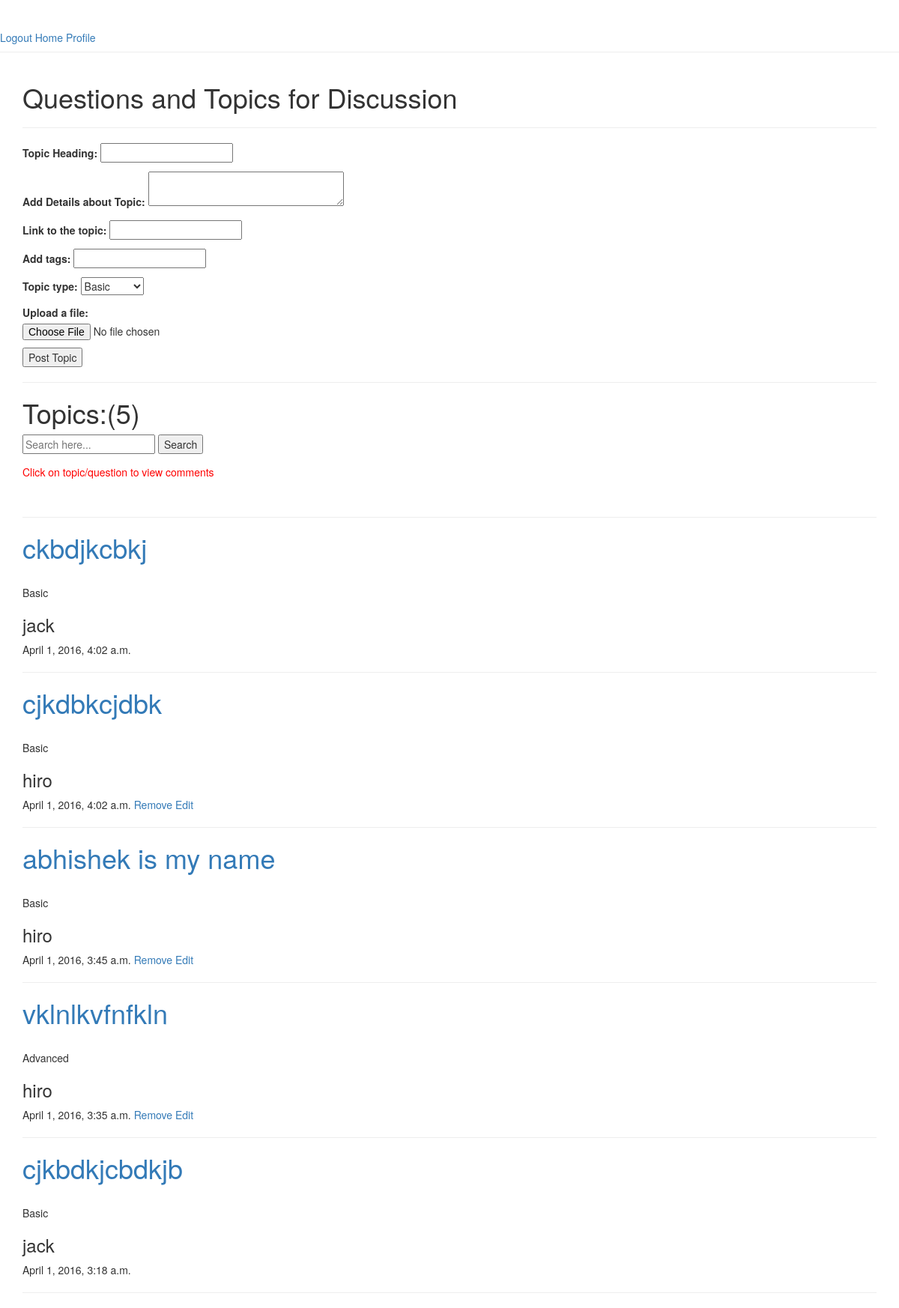
Screenshot of /codehub/topic/ (signed in) with the database file from the repository.
### app/models.py (models this page shows, shortened)
class CodehubTopicModel(models.Model):
    user = models.ForeignKey(User)
    topic_heading = models.CharField(max_length = 100)
    topic_detail = models.CharField(max_length = 200)
    topic_link = models.CharField(max_length = 100 )
    tags = models.CharField(max_length = 50)
    timeStamp = models.DateTimeField()
    topic_type = models.CharField(max_length = 10)
    file = models.FileField(upload_to = 'uploads/')

### app/views.py (the view)
    def wrapper(request,*args,**kwargs):
        if not request.user.is_authenticated():
            return redirect('login_view')
        return func(request,*args,**kwargs)

### app/forms.py
class CodehubTopicForm(forms.ModelForm):
    CHOICES = (('Basic', 'Basic'),('Advanced', 'Advanced'),)
    topic_heading = forms.CharField(label = 'Topic Heading',max_length = 100)
    topic_detail = forms.CharField(label = 'Add Details about Topic',widget = forms.Textarea(attrs = {'rows':'2','cols':'32'}),max_length = 200)
    topic_link = forms.URLField(label = 'Link to the topic',max_length = 100,required = False)
    tags = forms.CharField(label = 'Add tags',max_length = 100,required = True)
    topic_type = forms.ChoiceField(choices = CHOICES,required = True)
    file = forms.FileField(label = 'Upload a file:',required=False)
    class Meta:
        model = CodehubTopicModel
        fields = ['topic_heading','topic_detail','topic_link','tags','topic_type','file']

### app/views.py (called while the page is built)
def loginRequired(func):
    def wrapper(request,*args,**kwargs):
        if not request.user.is_authenticated():
            return redirect('login_view')
        return func(request,*args,**kwargs)
    return wrapper

### app/templates/codehub/topic.html (shortened to what this page needs)
{% extends 'base.html' %}
{% block content %}
<h1>Questions and Topics for Discussion</h1>
<hr/>
<form method="post" enctype="multipart/form-data">
{{ form.as_p }}
<input type='submit' name='submitTopic' value= 'Post Topic'/>
</form>
<hr/>
<h1>Topics:<span>(</span>{{ topics.count }}<span>)</span></h1>
<form method='post' action = '/codehub/topic/search_topic/'>
<input type='text' name = 'search_str' placeholder = 'Search here...'/>
<input type='submit' name='seachTopic' value = 'Search'/>
</form>
<p style='color:red'>Click on topic/question to view comments</p><br/>
<hr/>
<div id = 'topicDisplaySec'>
{% for topic in topics %}
    <h1><a href = "{% url 'comment_on_topic' topic.id %}">{{ topic.topic_heading }}</a></h1>
    <a href = "{{ topic.topic_link }}">{{ topic.topic_link }}</a><br/>
      {{ topic.topic_type }}
    <h3>{{ topic.user.username }}</h3>
      {{ topic.timeStamp }}
    {% if topic.user.username == user.username %}
    <a href = "{% url 'remove_topic' topic.id %}">Remove</a>
    <a href = "{% url 'edit_topic' topic.id %}">Edit
    {% endif %}
    <hr/>
{% endfor %}
{% endblock %}

### rows the page displays
CodehubTopicModel: topic_heading "ckbdjkcbkj", topic_type "Basic", user.username "jack", timeStamp "April 1, 2016, 4:02 a.m."
CodehubTopicModel: topic_heading "cjkdbkcjdbk", topic_type "Basic", user.username "hiro", timeStamp "April 1, 2016, 4:02 a.m.", shows "Remove"
CodehubTopicModel: topic_heading "abhishek is my name", topic_type "Basic", user.username "hiro", timeStamp "April 1, 2016, 3:45 a.m.", shows "Remove"
CodehubTopicModel: topic_heading "vklnlkvfnfkln", topic_type "Advanced", user.username "hiro", timeStamp "April 1, 2016, 3:35 a.m.", shows "Remove"
CodehubTopicModel: topic_heading "cjkbdkjcbdkjb", topic_type "Basic", user.username "jack", timeStamp "April 1, 2016, 3:18 a.m."

### other values shown
{{ topics.count }} "5"
